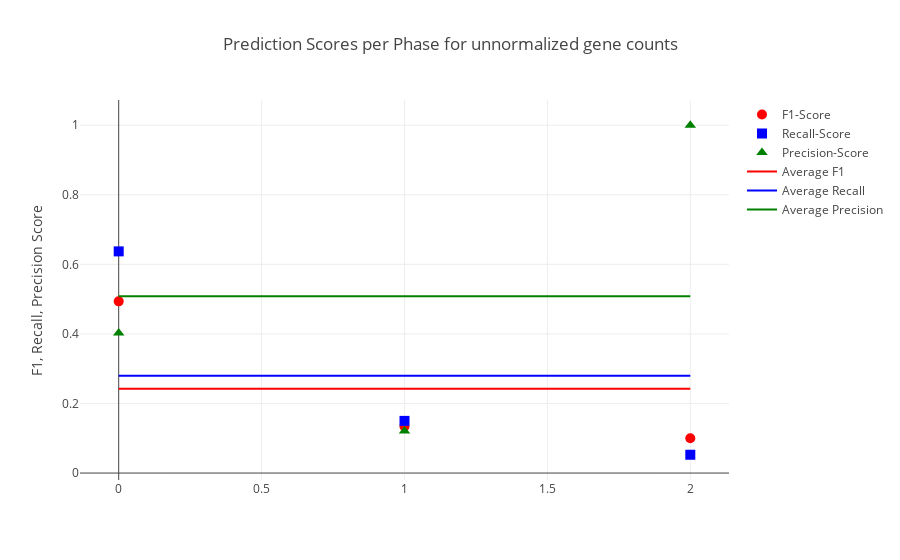
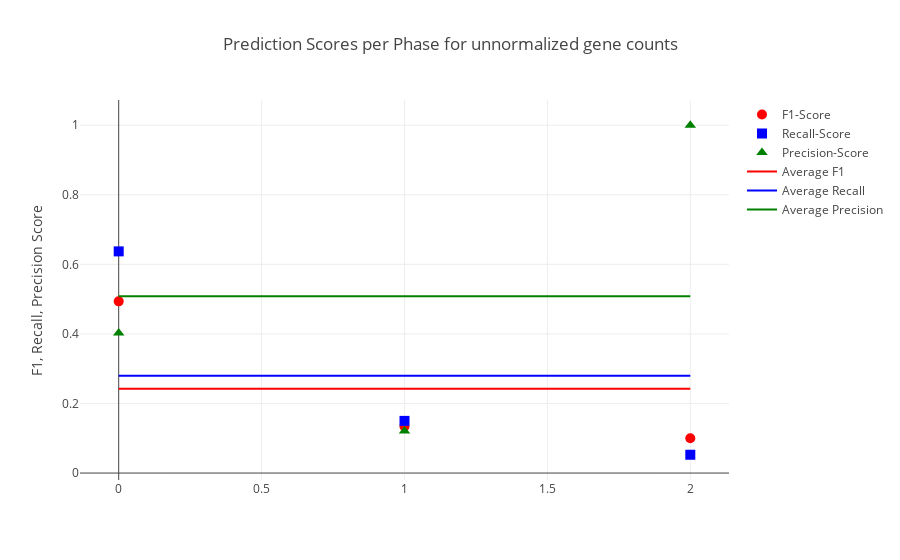

The notebook cell these images were saved under, in order:
### Code cell
evaluation = helper.evaluate_prediction(prediction_table, label)

iplot(helper.plot_evaluation(*evaluation, average=True, xaxislbl=["G1","S","G2M"], title="Prediction Scores per Phase for unnormalized gene counts"), image = 'svg')

### Figure 1 — Plotly figure (JSON) as saved in the notebook; plotly's stock layout.template omitted (floating-point values rounded to 4 significant figures)
{"data": [{"marker": {"color": "red", "size": 10, "symbol": "circle"}, "mode": "markers", "name": "F1-Score", "type": "scatter", "x": [0, 1, 2], "y": [0.4936, 0.1341, 0.1]}, {"marker": {"color": "blue", "size": 10, "symbol": "square"}, "mode": "markers", "name": "Recall-Score", "type": "scatter", "x": [0, 1, 2], "y": [0.6374, 0.15, 0.05263]}, {"marker": {"color": "green", "size": 10, "symbol": "triangle-up"}, "mode": "markers", "name": "Precision-Score", "type": "scatter", "x": [0, 1, 2], "y": [0.4028, 0.1212, 1]}, {"marker": {"color": "red", "size": 10}, "mode": "lines", "name": "Average F1", "type": "scatter", "x": [0, 1, 2], "y": [0.2426, 0.2426, 0.2426]}, {"marker": {"color": "blue", "size": 10}, "mode": "lines", "name": "Average Recall", "type": "scatter", "x": [0, 1, 2], "y": [0.28, 0.28, 0.28]}, {"marker": {"color": "green", "size": 10}, "mode": "lines", "name": "Average Precision", "type": "scatter", "x": [0, 1, 2], "y": [0.508, 0.508, 0.508]}], "layout": {"title": "Prediction Scores per Phase for unnormalized gene counts", "xaxis": {"title": ["G1", "S", "G2M"]}, "yaxis": {"title": "F1, Recall, Precision Score"}}}

### Figure 2 — Plotly figure (JSON) as saved in the notebook; plotly's stock layout.template omitted (floating-point values rounded to 4 significant figures)
{"data": [{"marker": {"color": "red", "size": 10, "symbol": "circle"}, "mode": "markers", "name": "F1-Score", "type": "scatter", "x": [0, 1, 2], "y": [0.4936, 0.1341, 0.1]}, {"marker": {"color": "blue", "size": 10, "symbol": "square"}, "mode": "markers", "name": "Recall-Score", "type": "scatter", "x": [0, 1, 2], "y": [0.6374, 0.15, 0.05263]}, {"marker": {"color": "green", "size": 10, "symbol": "triangle-up"}, "mode": "markers", "name": "Precision-Score", "type": "scatter", "x": [0, 1, 2], "y": [0.4028, 0.1212, 1]}, {"marker": {"color": "red", "size": 10}, "mode": "lines", "name": "Average F1", "type": "scatter", "x": [0, 1, 2], "y": [0.2426, 0.2426, 0.2426]}, {"marker": {"color": "blue", "size": 10}, "mode": "lines", "name": "Average Recall", "type": "scatter", "x": [0, 1, 2], "y": [0.28, 0.28, 0.28]}, {"marker": {"color": "green", "size": 10}, "mode": "lines", "name": "Average Precision", "type": "scatter", "x": [0, 1, 2], "y": [0.508, 0.508, 0.508]}], "layout": {"title": "Prediction Scores per Phase for unnormalized gene counts", "xaxis": {"title": ["G1", "S", "G2M"]}, "yaxis": {"title": "F1, Recall, Precision Score"}}}
